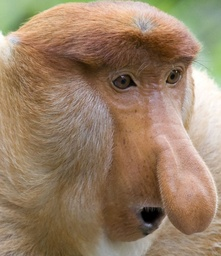
#> input picture Kuwahara Shader/resources/monkey.jpg, 221 x 256 px, shrunk from 950 x 1098 before the run
$ python Kuwahara.py
#> lines starting #> are read from the running program, lines starting #| are printed output that depends on the picture
#!/usr/bin/env python3
# -*- coding: utf-8 -*-
"""
Created on Sun Nov 12 22:48:32 2023

might help to speed up
https://stackoverflow.com/questions/9786102/how-do-i-parallelize-a-simple-python-loop
only uses CPU tho. it's basically impossible to use this on GPU resonably

@author: sebas
"""

import numpy as np
from PIL import Image
from scipy import ndimage
import argparse
import json
from matplotlib import pyplot as plt
from multiprocessing import Pool
from functools import partial

"""
I'm just going to hard code the values for now but eventually I want to make them args
"""

N = 8
MaskPath  = 'resources/Mask.json'
ImgInPath = 'resources/monkey.jpg'

# ----------------------- Import Masks -------------------
#%% Import Masks

with open(MaskPath, 'r') as MaskFile:
#> (reads Kuwahara Shader/resources/Mask.json from the repository)
    Masks = json.load(MaskFile)

Masks = [np.array(i) for i in Masks]
WindowSize = Masks[0].shape[0]
del MaskFile


# ----------------------- Import Input Image ----------------------
#%% Import Img

with Image.open(ImgInPath) as rawImage:
#> rawImage is the input picture: PIL image 221x256 RGB; mean R, G, B 151.9, 127.4, 102.4
    Img = np.array( rawImage ).transpose(1,0,2).astype('float32')
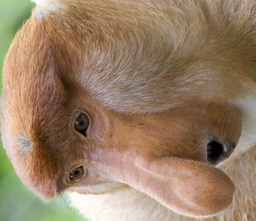
#> Img: shape (221, 256, 3) float32; mean R, G, B 151.9, 127.4, 102.4

#Img /= 255
dims = Img.shape
#> dims = (221, 256, 3)
del rawImage

# ---------------------- directional StDev & Mean -------------------------
#%% Mean and StDev Gen


def ProcessDirection(n, image):
#> called with n = 0
    global Means, StDev

    FullMask = np.stack( [np.zeros(Masks[n].shape), Masks[n], np.zeros(Masks[n].shape)] ,2)

    Mean = ndimage.correlate(image, FullMask, mode='mirror')
    SqMean = ndimage.correlate(image*image, FullMask, mode='mirror')

    Varriance = np.sum( SqMean - (Mean*Mean), 2 ) #Euclidian Distance, trust me
    Varriance[Varriance < 0] = 0


    print('finished n: {:n}'.format(n))
    return Mean, np.sqrt(Varriance)

with Pool(8) as p:
    f = partial( ProcessDirection, image=Img )
    PoolOut = p.map(f, np.arange(N))
#| finished n: 1
#| finished n: 2
#| finished n: 3
#| finished n: 4
#| finished n: 5
#| finished n: 6
#> in ProcessDirection (call 8), `Mean = ndimage.correlate(image, FullMask, mode='mirror')`:
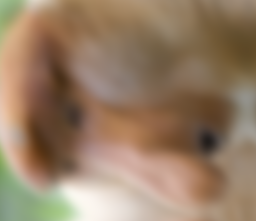
#> Mean: shape (221, 256, 3) float32; mean R, G, B 151.5, 126.7, 102.5
#> in ProcessDirection (call 8), `SqMean = ndimage.correlate(image*image, FullMask, mode='mirror')`:
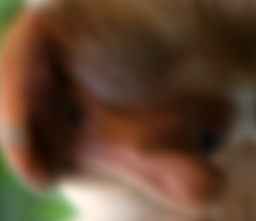
#> SqMean: shape (221, 256, 3) float32; mean R, G, B 24797, 18113.5, 12841.9; drawn with min black and max white
#> in ProcessDirection (call 8), `Varriance = np.sum( SqMean - (Mean*Mean), 2 )`:
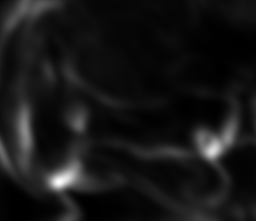
#> Varriance: shape (221, 256) float32; min 40.29, max 12796.6, mean 1170.6; drawn with min black and max white
#| finished n: 7
#> PoolOut = 8 items

Means = np.array([ x[0] for x in PoolOut ])
StDev = np.array([ x[1] for x in PoolOut ])

# ---------------------- Final Image Gen-------------------------------
#%% Final Image Gen

q=8
alpha = 1 / ( 1 + (StDev**q) )
alpha = np.stack(3*[alpha], axis=3)
alphaSum = np.sum(alpha, 0)
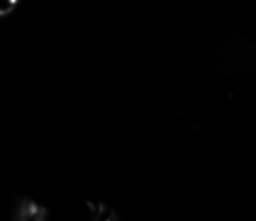
#> alphaSum: shape (221, 256, 3) float32; min 1.27e-14, max 3.19e-06, mean 9.79e-09; drawn with min black and max white

outputImg = np.sum(alpha * Means, 0)/alphaSum
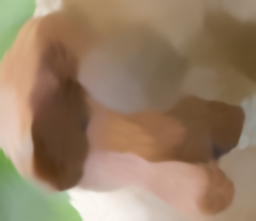
#> outputImg: shape (221, 256, 3) float32; mean of channels 0, 1, 2 151.6, 127.2, 101.9; drawn as R, G, B

# ----------------------- Display Image -----------------------------
#%% Show Img

plt.imshow( outputImg.transpose(1,0,2)/255 )
plt.show()
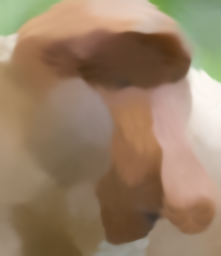
#> shown: shape (256, 221, 3) float32; mean R, G, B 0.595, 0.499, 0.4


#%% Save Img

SaveImg = outputImg.transpose(1,0,2)
Image.fromarray(np.uint8(SaveImg)).save("KuwaharaOut.jpg")
